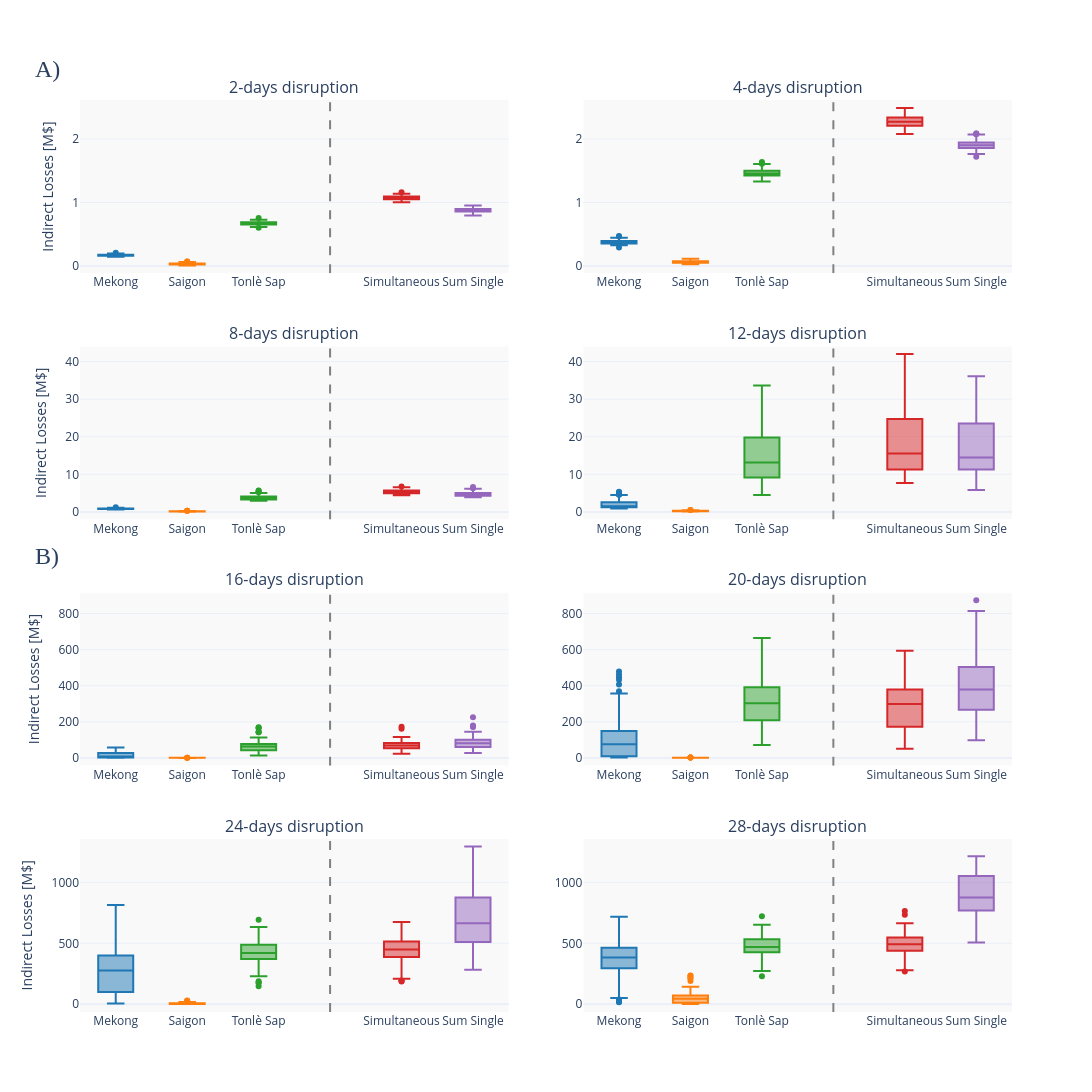

The notebook cell this image was saved under:
### Code cell
fig = make_subplots(
    rows=4, cols=2,
    subplot_titles=[f'{d}-days disruption' for d in short_durations] + [f'{d}-days disruption' for d in long_durations],
    vertical_spacing=0.08,
    horizontal_spacing=0.08
)

single_scenarios = ['single_basin_mekong', 'single_basin_saigon', 'single_basin_tonle_sap']
x_labels = ['Mekong', 'Saigon', 'Tonlè Sap', '', 'Simultaneous', 'Sum Single']

# Panel A positions (rows 1-2): Short durations
panel_a_positions = [(1, 1), (1, 2), (2, 1), (2, 2)]
y_data_upper_a, y_data_lower_a = [], []

for idx, duration in enumerate(short_durations):
    row, col = panel_a_positions[idx]
    duration_data = df1_clean[df1_clean['duration'] == duration]
    x_pos = 0
    
    for scenario in single_scenarios:
        scenario_data = duration_data[duration_data['simulation_name'] == scenario]['household_loss']
        if len(scenario_data) > 0:
            fig.add_trace(
                go.Box(
                    y=scenario_data,
                    marker_color=colors[scenario],
                    showlegend=False,
                    boxpoints='outliers',
                    offsetgroup=x_pos,
                    x0=x_pos
                ),
                row=row, col=col
            )
            (y_data_upper_a if idx < 2 else y_data_lower_a).extend(scenario_data.values)
            x_pos += 1
    
    x_pos += 1  # Skip for dashed line
    
    cascading_data = duration_data[duration_data['simulation_name'] == 'cascading_hazards_0d']['household_loss']
    if len(cascading_data) > 0:
        fig.add_trace(
            go.Box(
                y=cascading_data,
                marker_color=colors['cascading_hazards_0d'],
                showlegend=False,
                boxpoints='outliers',
                offsetgroup=x_pos,
                x0=x_pos
            ),
            row=row, col=col
        )
        (y_data_upper_a if idx < 2 else y_data_lower_a).extend(cascading_data.values)
        x_pos += 1
    
    sum_data = calculate_sum_single_basins(df1_clean, duration, single_scenarios)
    if not sum_data.empty:
        fig.add_trace(
            go.Box(
                y=sum_data.values,
                marker_color=colors['sum_single_basins'],
                showlegend=False,
                boxpoints='outliers',
                offsetgroup=x_pos,
                x0=x_pos
            ),
            row=row, col=col
        )
        (y_data_upper_a if idx < 2 else y_data_lower_a).extend(sum_data.values)

# Panel B positions (rows 3-4): Long durations
panel_b_positions = [(3, 1), (3, 2), (4, 1), (4, 2)]
y_data_upper_b, y_data_lower_b = [], []

for idx, duration in enumerate(long_durations):
    row, col = panel_b_positions[idx]
    duration_data = df2_clean[df2_clean['duration'] == duration]
    x_pos = 0
    
    for scenario in single_scenarios:
        scenario_data = duration_data[duration_data['simulation_name'] == scenario]['household_loss']
        if len(scenario_data) > 0:
            fig.add_trace(
                go.Box(
                    y=scenario_data,
                    marker_color=colors[scenario],
                    showlegend=False,
                    boxpoints='outliers',
                    offsetgroup=x_pos,
                    x0=x_pos
                ),
                row=row, col=col
            )
            (y_data_upper_b if idx < 2 else y_data_lower_b).extend(scenario_data.values)
            x_pos += 1
    
    x_pos += 1  # Skip for dashed line
    
    cascading_data = duration_data[duration_data['simulation_name'] == 'cascading_hazards_0d']['household_loss']
    if len(cascading_data) > 0:
        fig.add_trace(
            go.Box(
                y=cascading_data,
                marker_color=colors['cascading_hazards_0d'],
                showlegend=False,
                boxpoints='outliers',
                offsetgroup=x_pos,
                x0=x_pos
            ),
            row=row, col=col
        )
        (y_data_upper_b if idx < 2 else y_data_lower_b).extend(cascading_data.values)
        x_pos += 1
    
    sum_data = calculate_sum_single_basins(df2_clean, duration, single_scenarios)
    if not sum_data.empty:
        fig.add_trace(
            go.Box(
                y=sum_data.values,
                marker_color=colors['sum_single_basins'],
                showlegend=False,
                boxpoints='outliers',
                offsetgroup=x_pos,
                x0=x_pos
            ),
            row=row, col=col
        )
        (y_data_upper_b if idx < 2 else y_data_lower_b).extend(sum_data.values)

# Calculate y-ranges
upper_range_a = _yrange(np.array(y_data_upper_a))
lower_range_a = _yrange(np.array(y_data_lower_a))
upper_range_b = _yrange(np.array(y_data_upper_b))
lower_range_b = _yrange(np.array(y_data_lower_b))

# Panel A: Update axes and add backgrounds + dashed separator
for idx in range(4):
    row, col = panel_a_positions[idx]
    y_range = upper_range_a if idx < 2 else lower_range_a
    
    fig.add_shape(
        type="rect",
        x0=-0.5, y0=y_range[0],
        x1=5.5, y1=y_range[1],
        fillcolor="lightgrey",
        opacity=0.15,
        layer="below",
        line_width=0,
        row=row, col=col
    )
    
    fig.add_shape(
        type="line",
        x0=3, y0=y_range[0],
        x1=3, y1=y_range[1],
        line=dict(color="gray", width=2, dash="dash"),
        row=row, col=col
    )
    
    fig.update_xaxes(tickvals=[0, 1, 2, 3, 4, 5], ticktext=x_labels, row=row, col=col)
    fig.update_yaxes(range=y_range, row=row, col=col)
    if col == 1:
        fig.update_yaxes(title_text='Indirect Losses [M$]', row=row, col=col)

# Panel B: Update axes and add backgrounds + dashed separator
for idx in range(4):
    row, col = panel_b_positions[idx]
    y_range = upper_range_b if idx < 2 else lower_range_b
    
    fig.add_shape(
        type="rect",
        x0=-0.5, y0=y_range[0],
        x1=5.5, y1=y_range[1],
        fillcolor="lightgrey",
        opacity=0.15,
        layer="below",
        line_width=0,
        row=row, col=col
    )
    
    fig.add_shape(
        type="line",
        x0=3, y0=y_range[0],
        x1=3, y1=y_range[1],
        line=dict(color="gray", width=2, dash="dash"),
        row=row, col=col
    )
    
    fig.update_xaxes(tickvals=[0, 1, 2, 3, 4, 5], ticktext=x_labels, row=row, col=col)
    fig.update_yaxes(range=y_range, row=row, col=col)
    if col == 1:
        fig.update_yaxes(title_text='Indirect Losses [M$]', row=row, col=col)

# Add A) and B) panel labels
fig.add_annotation(
    text="A)",
    xref="paper", yref="paper",
    x=-0.05, y=1.05,
    showarrow=False,
    font=dict(size=24, family="Arial Black"),
    xanchor='left'
)

fig.add_annotation(
    text="B)",
    xref="paper", yref="paper",
    x=-0.05, y=0.5,
    showarrow=False,
    font=dict(size=24, family="Arial Black"),
    xanchor='left'
)

fig.update_layout(
    height=1800,
    width=1400,
    showlegend=False,
    template='plotly_white'
)

save_plotly(fig, 'fig_singlevsmulti_merge')
fig.show()
